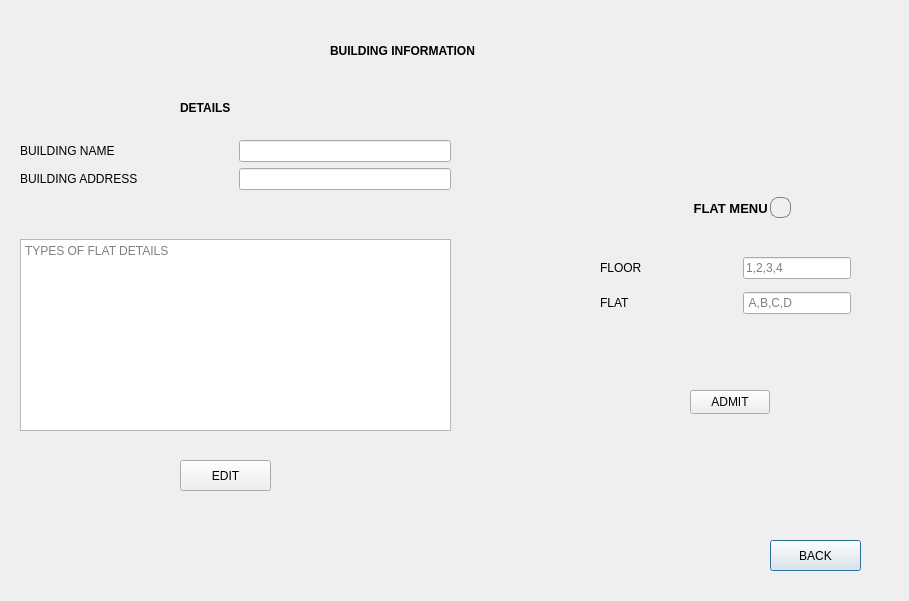
<?xml version="1.0" encoding="UTF-8"?>
<ui version="4.0">
 <class>building_customize_menu</class>
 <widget class="QDialog" name="building_customize_menu">
  <property name="geometry">
   <rect>
    <x>0</x>
    <y>0</y>
    <width>909</width>
    <height>601</height>
   </rect>
  </property>
  <property name="windowTitle">
   <string>BUILDING INFORMATION</string>
  </property>
  <widget class="QPushButton" name="pushButton_back">
   <property name="geometry">
    <rect>
     <x>770</x>
     <y>540</y>
     <width>91</width>
     <height>31</height>
    </rect>
   </property>
   <property name="text">
    <string>BACK</string>
   </property>
  </widget>
  <widget class="QPushButton" name="pushButton_ADMIT">
   <property name="geometry">
    <rect>
     <x>690</x>
     <y>390</y>
     <width>80</width>
     <height>24</height>
    </rect>
   </property>
   <property name="text">
    <string>ADMIT</string>
   </property>
  </widget>
  <widget class="QLabel" name="label_3">
   <property name="geometry">
    <rect>
     <x>330</x>
     <y>40</y>
     <width>151</width>
     <height>21</height>
    </rect>
   </property>
   <property name="font">
    <font>
     <bold>true</bold>
    </font>
   </property>
   <property name="text">
    <string>BUILDING INFORMATION</string>
   </property>
  </widget>
  <widget class="QPushButton" name="pushButton_EDIT">
   <property name="geometry">
    <rect>
     <x>180</x>
     <y>460</y>
     <width>91</width>
     <height>31</height>
    </rect>
   </property>
   <property name="text">
    <string>EDIT</string>
   </property>
  </widget>
  <widget class="QLabel" name="label">
   <property name="geometry">
    <rect>
     <x>180</x>
     <y>100</y>
     <width>61</width>
     <height>16</height>
    </rect>
   </property>
   <property name="font">
    <font>
     <bold>true</bold>
    </font>
   </property>
   <property name="text">
    <string>DETAILS</string>
   </property>
  </widget>
  <widget class="QLabel" name="label_2">
   <property name="geometry">
    <rect>
     <x>690</x>
     <y>200</y>
     <width>121</width>
     <height>16</height>
    </rect>
   </property>
   <property name="font">
    <font>
     <pointsize>10</pointsize>
     <bold>true</bold>
    </font>
   </property>
   <property name="text">
    <string> FLAT MENU</string>
   </property>
  </widget>
  <widget class="QWidget" name="layoutWidget">
   <property name="geometry">
    <rect>
     <x>600</x>
     <y>250</y>
     <width>251</width>
     <height>71</height>
    </rect>
   </property>
   <layout class="QVBoxLayout" name="verticalLayout">
    <item>
     <layout class="QHBoxLayout" name="horizontalLayout_8">
      <item>
       <widget class="QLabel" name="label_9">
        <property name="sizePolicy">
         <sizepolicy hsizetype="Minimum" vsizetype="Fixed">
          <horstretch>0</horstretch>
          <verstretch>0</verstretch>
         </sizepolicy>
        </property>
        <property name="text">
         <string>FLOOR</string>
        </property>
       </widget>
      </item>
      <item>
       <widget class="QLineEdit" name="lineEdit_FLOOR">
        <property name="sizePolicy">
         <sizepolicy hsizetype="Fixed" vsizetype="Fixed">
          <horstretch>0</horstretch>
          <verstretch>0</verstretch>
         </sizepolicy>
        </property>
        <property name="placeholderText">
         <string>1,2,3,4</string>
        </property>
       </widget>
      </item>
     </layout>
    </item>
    <item>
     <layout class="QHBoxLayout" name="horizontalLayout_7">
      <item>
       <widget class="QLabel" name="label_8">
        <property name="sizePolicy">
         <sizepolicy hsizetype="Minimum" vsizetype="Fixed">
          <horstretch>0</horstretch>
          <verstretch>0</verstretch>
         </sizepolicy>
        </property>
        <property name="text">
         <string>FLAT</string>
        </property>
       </widget>
      </item>
      <item>
       <widget class="QLineEdit" name="lineEdit_FLAT">
        <property name="sizePolicy">
         <sizepolicy hsizetype="Fixed" vsizetype="Fixed">
          <horstretch>0</horstretch>
          <verstretch>0</verstretch>
         </sizepolicy>
        </property>
        <property name="placeholderText">
         <string> A,B,C,D</string>
        </property>
       </widget>
      </item>
     </layout>
    </item>
   </layout>
  </widget>
  <widget class="QWidget" name="layoutWidget">
   <property name="geometry">
    <rect>
     <x>20</x>
     <y>140</y>
     <width>431</width>
     <height>291</height>
    </rect>
   </property>
   <layout class="QVBoxLayout" name="verticalLayout_3">
    <item>
     <layout class="QVBoxLayout" name="verticalLayout_2">
      <item>
       <layout class="QHBoxLayout" name="horizontalLayout_5">
        <item>
         <widget class="QLabel" name="label_6">
          <property name="sizePolicy">
           <sizepolicy hsizetype="Minimum" vsizetype="Fixed">
            <horstretch>0</horstretch>
            <verstretch>0</verstretch>
           </sizepolicy>
          </property>
          <property name="text">
           <string>BUILDING NAME</string>
          </property>
         </widget>
        </item>
        <item>
         <widget class="QLineEdit" name="lineEdit_BUILD_NAME">
          <property name="sizePolicy">
           <sizepolicy hsizetype="Minimum" vsizetype="Fixed">
            <horstretch>0</horstretch>
            <verstretch>0</verstretch>
           </sizepolicy>
          </property>
          <property name="minimumSize">
           <size>
            <width>180</width>
            <height>0</height>
           </size>
          </property>
         </widget>
        </item>
       </layout>
      </item>
      <item>
       <layout class="QHBoxLayout" name="horizontalLayout_6">
        <item>
         <widget class="QLabel" name="label_7">
          <property name="sizePolicy">
           <sizepolicy hsizetype="Minimum" vsizetype="Fixed">
            <horstretch>0</horstretch>
            <verstretch>0</verstretch>
           </sizepolicy>
          </property>
          <property name="text">
           <string>BUILDING ADDRESS</string>
          </property>
         </widget>
        </item>
        <item>
         <widget class="QLineEdit" name="lineEdit_ADDRESS">
          <property name="sizePolicy">
           <sizepolicy hsizetype="Minimum" vsizetype="Fixed">
            <horstretch>0</horstretch>
            <verstretch>0</verstretch>
           </sizepolicy>
          </property>
          <property name="minimumSize">
           <size>
            <width>180</width>
            <height>0</height>
           </size>
          </property>
         </widget>
        </item>
       </layout>
      </item>
     </layout>
    </item>
    <item>
     <spacer name="verticalSpacer">
      <property name="orientation">
       <enum>Qt::Vertical</enum>
      </property>
      <property name="sizeHint" stdset="0">
       <size>
        <width>20</width>
        <height>40</height>
       </size>
      </property>
     </spacer>
    </item>
    <item>
     <widget class="QTextEdit" name="textEdit">
      <property name="placeholderText">
       <string>TYPES OF FLAT DETAILS</string>
      </property>
     </widget>
    </item>
   </layout>
  </widget>
  <widget class="QPushButton" name="pushButton_info">
   <property name="geometry">
    <rect>
     <x>770</x>
     <y>197</y>
     <width>21</width>
     <height>21</height>
    </rect>
   </property>
   <property name="styleSheet">
    <string notr="true">image: url(:/resources/resources/informaionicon.png);

border: 1px solid gray;
border-radius: 8px;
padding: 0 2px;
background: transparent;</string>
   </property>
   <property name="text">
    <string/>
   </property>
  </widget>
 </widget>
 <resources/>
 <connections/>
</ui>
